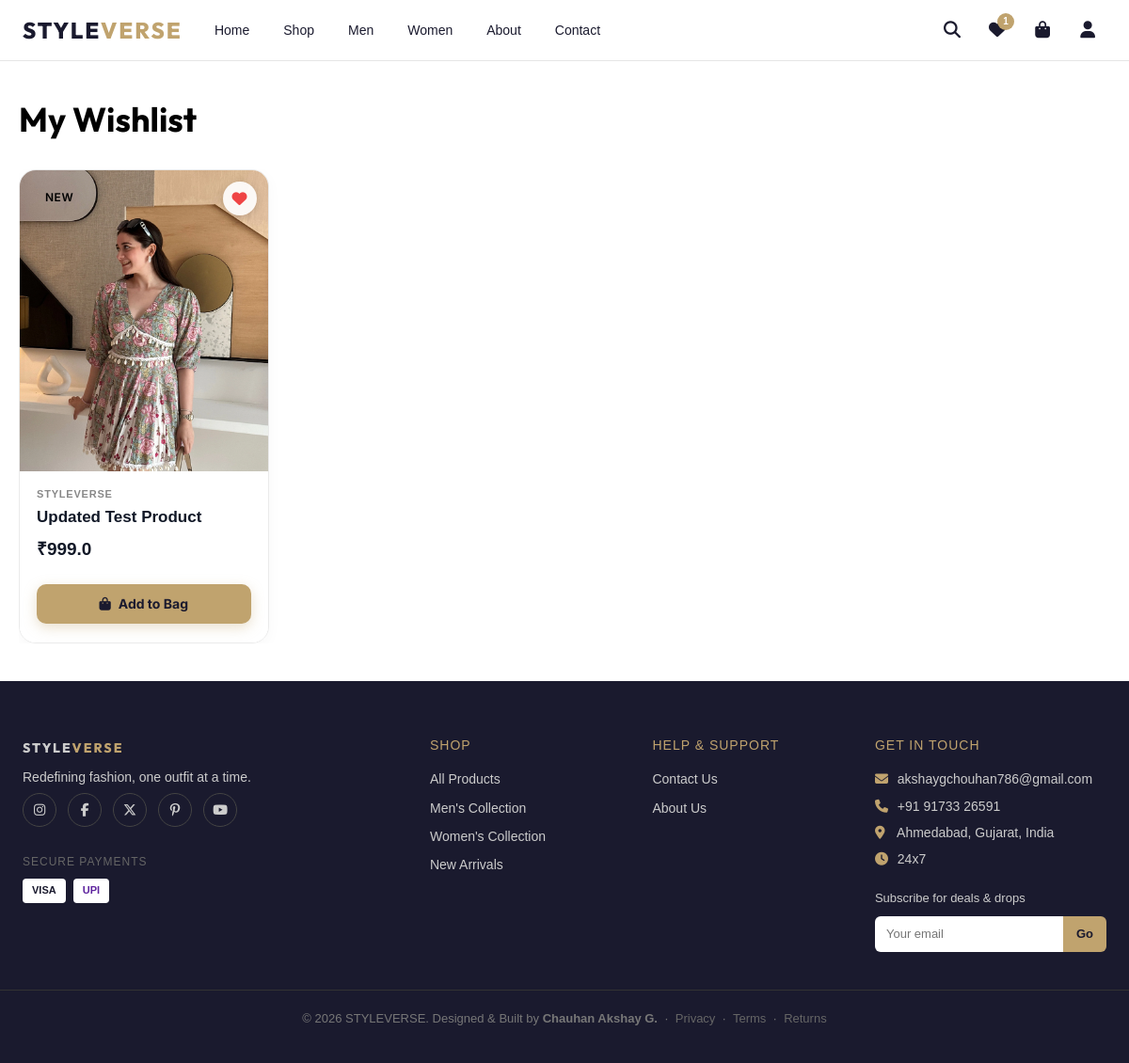
/wishlist/ (signed in), run on the app's committed database.
### shopapp/models.py (models this page shows, shortened)
class Wishlist(models.Model):
    MODEL_CHOICES = [
        ('product', 'Product'),
        ('men', 'Men'),
        ('women', 'Women'),
    ]
    user = models.ForeignKey(User, on_delete=models.CASCADE, related_name='wishlist_items')
    model_type = models.CharField(max_length=20, choices=MODEL_CHOICES, default='product')
    object_id = models.PositiveIntegerField(default=0)
    name = models.CharField(max_length=100, blank=True, default='')
    price = models.FloatField(default=0)
    image_url = models.CharField(max_length=500, blank=True, default='')
    added_at = models.DateTimeField(auto_now_add=True)
    class Meta:
        unique_together = ('user', 'model_type', 'object_id')

### shopapp/views.py (the view)
# urls.py: path('wishlist/', views.wishlist, name='wishlist'),
@login_required
def wishlist(request):
    items = Wishlist.objects.filter(user=request.user).order_by('-added_at')
    return render(request, 'wishlist.html', {'wishlist_items': items})

### shopapp/context_processors.py (called while the page is built)
def cart_context(request):
    cart = request.session.get('cart', {})
    cart_count = sum(item.get('quantity', 0) for item in cart.values())
    return {'cart_count': cart_count}

def wishlist_context(request):
    wishlist_count = 0
    if request.user.is_authenticated:
        wishlist_count = Wishlist.objects.filter(user=request.user).count()
    return {'wishlist_count': wishlist_count}

def admin_approval_context(request):
    pending_approval_count = 0
    if request.user.is_authenticated and (request.user.is_staff or request.user.is_superuser):
        if request.user.is_superuser:
            pending_approval_count = ProductRequest.objects.filter(status='pending').count()
        else:
            pending_approval_count = ProductRequest.objects.filter(user=request.user, status='pending').count()
    return {'pending_approval_count': pending_approval_count}

### templates/wishlist.html (shortened to what this page needs)
{% extends 'base.html' %}
{% block content %}
<section class="sv-section">
  <div class="sv-container">
    <h1 class="sv-page-title" style="margin-bottom:32px;">My Wishlist</h1>
    {% if wishlist_items %}
    <div class="sv-product-grid sv-product-grid--shop">
      {% for item in wishlist_items %}
      <div class="sv-product-card">
        <div class="sv-product-img-wrapper" style="position: relative;">
          {% if item.image_url %}
            <img src="{{ item.image_url }}" alt="{{ item.name }}" class="sv-product-img">
          {% else %}
            <div class="sv-product-card__placeholder" style="height:100%;display:flex;align-items:center;justify-content:center;background:#f5f5f5;">
              <i class="fa fa-shirt" style="font-size:3rem;color:#ccc;"></i>
            </div>
          {% endif %}
          <span class="sv-tag-badge">NEW</span>
          <form method="POST" action="{% url 'toggle_wishlist' %}" class="sv-wishlist-form">
            <button type="submit" class="sv-wishlist-btn" title="Remove from Wishlist">
              <i class="fa-solid fa-heart sv-heart--active"></i>
            </button>
          </form>
        </div>
        <div class="sv-product-card__info">
          <span class="sv-product-card__brand">STYLEVERSE</span>
          <div class="sv-product-card__name" style="display: block;">{{ item.name }}</div>
          <div class="sv-product-card__price">
            <span class="sv-price">₹{{ item.price }}</span>
          </div>
          <form method="POST" action="{% url 'cart' %}" style="margin-top:10px;">
            <button type="submit" class="sv-btn sv-btn--sm sv-btn--full sv-btn--gold">
              <i class="fa fa-shopping-bag"></i> Add to Bag
            </button>
          </form>
        </div>
      </div>
      {% endfor %}
    </div>
    {% endif %}
  </div>
</section>
{% endblock %}

### static/css/list.css (style rules this page uses)
.sv-product-grid--shop { max-height: none; overflow-y: visible; padding-right: 0; grid-template-columns: repeat(auto-fill, minmax(220px, 1fr)); }
* { box-sizing: border-box; margin: 0; padding: 0; }
body { font-family: 'Montserrat', sans-serif; background-color: var(--sv-body-bg); color: var(--sv-text-dark); }
.sv-container { max-width: 1200px; margin: 0 auto; padding: 0 20px; }
.sv-section { padding: 40px 0; }
.sv-product-grid { display: grid; grid-template-columns: repeat(auto-fill, minmax(260px, 1fr)); gap: 30px; }
.sv-product-grid--shop { max-height: calc(132vh - 220px); overflow-y: auto; padding-right: 8px; scrollbar-width: thin; }
.sv-product-card { display: flex; flex-direction: column; height: 100%; }
.sv-product-card { background: var(--sv-card-bg); transition: transform 0.3s ease; }
.sv-product-img-wrapper { position: relative; width: 100%; aspect-ratio: 3 / 4; background-color: #f5f5f5; overflow: hidden; }
.sv-product-img { width: 100%; height: 100%; object-fit: cover; }
.sv-tag-badge { position: absolute; top: 15px; left: 15px; background-color: var(--sv-dark-bg); color: var(--sv-text-light); padding: 4px 12px; font-size: 0.75rem; text-transform: uppercase; font-weight: 600; letter-spacing: 0.5px; }
.sv-wishlist-form { position: absolute; top: 12px; right: 12px; z-index: 10; margin: 0; padding: 0; }
.sv-wishlist-btn { background: rgba(255, 255, 255, 0.9); border: none; border-radius: 50%; width: 36px; height: 36px; display: flex; align-items: center; justify-content: center; cursor: pointer; box-shadow: 0 2px 8px rgba(0, 0, 0, 0.15); transition: transform 0.2s ease, background 0.2s ease, box-shadow 0.2s ease; font-size: 1rem; color: #999; padding: 0; line-height: 1; }
.sv-heart--active { color: #e74c3c !important; }
.sv-wishlist-btn:has(.sv-heart--active) { color: #e74c3c; }

### data on the page
Wishlist: image_url (picture), name "Updated Test Product", price "999.0"

### other printed values
{{ wishlist_count }} "1"
